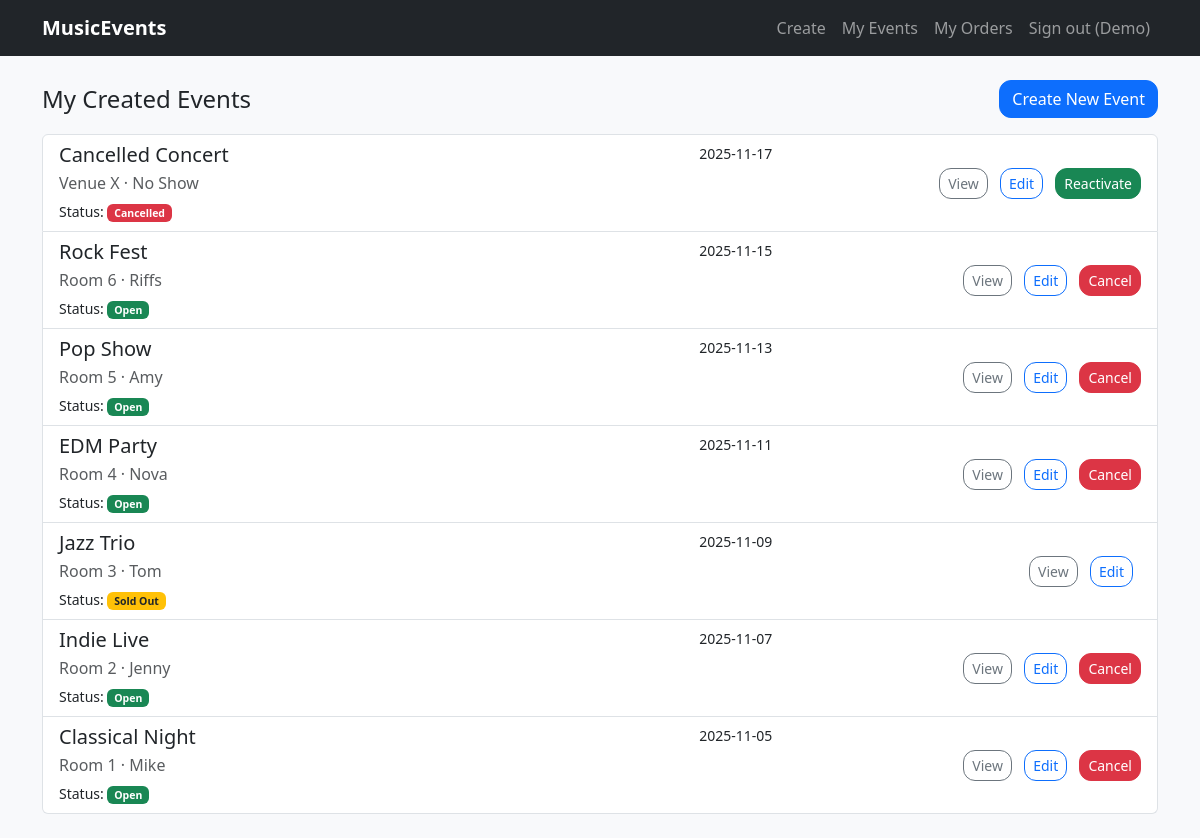
/my_events (signed in), run on the app's committed database.
### models.py (models this page shows)
class User(db.Model):
    __tablename__ = "users"
    id = db.Column(db.Integer, primary_key=True)
    first_name = db.Column(db.String(80), nullable=False)
    surname = db.Column(db.String(80), nullable=False)
    email = db.Column(db.String(120), unique=True, nullable=False)
    password = db.Column(db.String(120), nullable=False)
    contact_number = db.Column(db.String(20), nullable=False)
    street_address = db.Column(db.Text, nullable=False)
    created_at = db.Column(db.DateTime, default=datetime.utcnow)

class Event(db.Model):
    __tablename__ = "events"
    id = db.Column(db.Integer, primary_key=True)
    title = db.Column(db.String(160), nullable=False)
    category = db.Column(db.String(40), nullable=False)
    artist_names = db.Column(db.String(160), nullable=False)
    venue = db.Column(db.String(160), nullable=False)
    date = db.Column(db.Date, nullable=False)
    start_time = db.Column(db.Time, nullable=False)
    end_time = db.Column(db.Time, nullable=False)
    capacity = db.Column(db.Integer, nullable=False)
    tickets_available = db.Column(db.Integer, nullable=False)
    image_url = db.Column(db.Text, default="")
    description = db.Column(db.Text, default="")
    age_restriction = db.Column(db.String(20), default="")
    status = db.Column(SAEnum(EventStatus), default=EventStatus.OPEN, nullable=False)
    created_by = db.Column(db.Integer, db.ForeignKey("users.id"), nullable=True)
    comments = db.relationship("Comment", backref="event", lazy=True)

### app.py (the view)
@app.route("/my_events")
def my_events():
    if not login_required():
        return redirect(url_for("login"))
    user_id = session['user_id']
    events = Event.query.filter_by(created_by=user_id).order_by(Event.date.desc()).all()
    return render_template("my_events.html", events=events)

### app.py (called while the page is built)
@app.context_processor
def inject_user():
    user_id = session.get('user_id')
    if user_id:
        user = User.query.get(user_id)
        return dict(user=user)
    return dict(user=None)

def login_required():
    if 'user_id' not in session:
        flash("Please log in to access this page.", "warning")
        return False
    return True

### templates/my_events.html (shortened to what this page needs)
{% extends "base.html" %}
{% block content %}
<div class="d-flex justify-content-between align-items-center mb-3">
    <h1 class="h4 mb-0">My Created Events</h1>
    <a href="{{ url_for('create_event') }}" class="btn btn-primary">Create New Event</a>
</div>
{% if not events %}
<div class="alert alert-info">You haven't created any events yet.</div>
{% else %}
<div class="list-group">
    {% for event in events %}
    <div class="list-group-item list-group-item-action flex-column align-items-start">
        <div class="row align-items-center">
            <div class="col-md-8">
                <div class="d-flex w-100 justify-content-between">
                    <h5 class="mb-1">{{ event.title }}</h5>
                    <small>{{ event.date.strftime('%Y-%m-%d') }}</small>
                </div>
                <p class="mb-1 text-muted">{{ event.venue }} &middot; {{ event.artist_names }}</p>
                <small>
                    Status:
                    <span class="badge
                        {% if event.status.name == 'OPEN' %} bg-success
                        {% elif event.status.name == 'CANCELLED' %} bg-danger
                        {% elif event.status.name == 'SOLDOUT' %} bg-warning text-dark
                        {% else %} bg-secondary
                        {% endif %}">
                        {{ event.status.value }}
                    </span>
                </small>
            </div>
            <div class="col-md-4 text-md-end mt-2 mt-md-0">
                <a href="{{ url_for('event_detail', event_id=event.id) }}" class="btn btn-sm btn-outline-secondary me-2">View</a>
                <a href="{{ url_for('edit_event', event_id=event.id) }}" class="btn btn-sm btn-outline-primary me-2">Edit</a>
                {% if event.status.name == 'OPEN' %}
                <form action="{{ url_for('cancel_event', event_id=event.id) }}" method="post" class="d-inline" onsubmit="return confirm('Are you sure you want to cancel this event?');">
                    <button type="submit" class="btn btn-sm btn-danger">Cancel</button>
                </form>
                {% elif event.status.name == 'CANCELLED' %}
                <form action="{{ url_for('reactivate_event', event_id=event.id) }}" method="post" class="d-inline">
                    <button type="submit" class="btn btn-sm btn-success">Reactivate</button>
                </form>
                {% endif %}
            </div>
        </div>
    </div>
    {% endfor %}
</div>
{% endif %}
{% endblock %}

### templates/base.html (shortened to what this page needs)
<!doctype html>
<html lang="en">
<head>
  <link href="https://cdn.jsdelivr.net/npm/bootstrap@5.3.3/dist/css/bootstrap.min.css" rel="stylesheet"/>
  <link rel="stylesheet" href="{{ url_for('static', filename='styles.css') }}"/>
</head>
<body>
<nav class="navbar navbar-expand-lg navbar-dark bg-dark">
  <div class="container">
    <a class="navbar-brand fw-semibold" href="{{ url_for('index') }}">MusicEvents</a>
    <div class="collapse navbar-collapse" id="navbarsExample">
      <ul class="navbar-nav ms-auto mb-2 mb-lg-0">
        {% if user %}
          <li class="nav-item"><a class="nav-link" href="{{ url_for('create_event') }}">Create</a></li>
          <li class="nav-item"><a class="nav-link" href="{{ url_for('my_events') }}">My Events</a></li>
          <li class="nav-item"><a class="nav-link" href="{{ url_for('history') }}">My Orders</a></li>
          <li class="nav-item"><a class="nav-link" href="{{ url_for('logout') }}">Sign out ({{ user.first_name }})</a></li>
        {% else %}
          <li class="nav-item"><a class="nav-link" href="{{ url_for('login') }}">Sign in</a></li>
          <li class="nav-item"><a class="nav-link" href="{{ url_for('register') }}">Register</a></li>
        {% endif %}
      </ul>
    </div>
  </div>
</nav>
<main class="container py-4">
  {% block content %}{% endblock %}
</main>
</body>
</html>

### static/styles.css (style rules this page uses)
body { background-color: #f8f9fb; }
.btn, .form-control, .form-select { border-radius: .75rem; }

### data on the page
User: first_name "Demo"
Event: title "Cancelled Concert", date "2025-11-17", venue "Venue X", artist_names "No Show", status.value "Cancelled"
Event: title "Rock Fest", date "2025-11-15", venue "Room 6", artist_names "Riffs", status.value "Open"
Event: title "Pop Show", date "2025-11-13", venue "Room 5", artist_names "Amy", status.value "Open"
Event: title "EDM Party", date "2025-11-11", venue "Room 4", artist_names "Nova", status.value "Open"
Event: title "Jazz Trio", date "2025-11-09", venue "Room 3", artist_names "Tom", status.value "Sold Out"
Event: title "Indie Live", date "2025-11-07", venue "Room 2", artist_names "Jenny", status.value "Open"
Event: title "Classical Night", date "2025-11-05", venue "Room 1", artist_names "Mike", status.value "Open"
